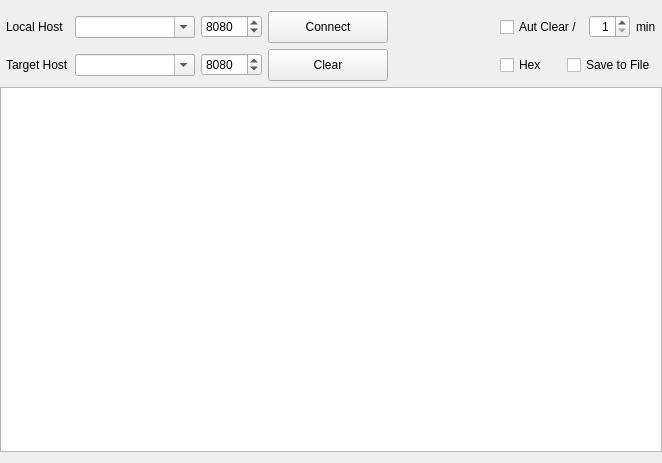
<?xml version="1.0" encoding="UTF-8"?>
<ui version="4.0">
 <class>LS_PageTcpClient</class>
 <widget class="QWidget" name="LS_PageTcpClient">
  <property name="geometry">
   <rect>
    <x>0</x>
    <y>0</y>
    <width>662</width>
    <height>463</height>
   </rect>
  </property>
  <property name="windowTitle">
   <string>Form</string>
  </property>
  <layout class="QVBoxLayout" name="verticalLayout_3" stretch="0,1">
   <property name="spacing">
    <number>6</number>
   </property>
   <property name="leftMargin">
    <number>0</number>
   </property>
   <property name="rightMargin">
    <number>0</number>
   </property>
   <item>
    <layout class="QHBoxLayout" name="horizontalLayout_5" stretch="0,1,0">
     <property name="leftMargin">
      <number>6</number>
     </property>
     <property name="rightMargin">
      <number>6</number>
     </property>
     <item>
      <layout class="QVBoxLayout" name="verticalLayout" stretch="1,1">
       <item>
        <layout class="QHBoxLayout" name="horizontalLayout" stretch="0,1,0,0,0">
         <item>
          <widget class="QLabel" name="labelLocal">
           <property name="text">
            <string>Local Host</string>
           </property>
          </widget>
         </item>
         <item>
          <spacer name="horizontalSpacer_3">
           <property name="orientation">
            <enum>Qt::Horizontal</enum>
           </property>
           <property name="sizeHint" stdset="0">
            <size>
             <width>0</width>
             <height>20</height>
            </size>
           </property>
          </spacer>
         </item>
         <item>
          <widget class="QComboBox" name="IPLocal">
           <property name="minimumSize">
            <size>
             <width>120</width>
             <height>0</height>
            </size>
           </property>
           <property name="maximumSize">
            <size>
             <width>120</width>
             <height>16777215</height>
            </size>
           </property>
           <property name="editable">
            <bool>true</bool>
           </property>
          </widget>
         </item>
         <item>
          <widget class="QSpinBox" name="PortLocal">
           <property name="maximum">
            <number>65535</number>
           </property>
           <property name="value">
            <number>8080</number>
           </property>
          </widget>
         </item>
         <item>
          <widget class="QPushButton" name="bnConnect">
           <property name="minimumSize">
            <size>
             <width>120</width>
             <height>32</height>
            </size>
           </property>
           <property name="text">
            <string>Connect</string>
           </property>
          </widget>
         </item>
        </layout>
       </item>
       <item>
        <layout class="QHBoxLayout" name="horizontalLayout_2" stretch="0,1,0,0,0">
         <item>
          <widget class="QLabel" name="labelTarget">
           <property name="text">
            <string>Target Host</string>
           </property>
          </widget>
         </item>
         <item>
          <spacer name="horizontalSpacer_4">
           <property name="orientation">
            <enum>Qt::Horizontal</enum>
           </property>
           <property name="sizeHint" stdset="0">
            <size>
             <width>0</width>
             <height>23</height>
            </size>
           </property>
          </spacer>
         </item>
         <item>
          <widget class="QComboBox" name="IPTarget">
           <property name="minimumSize">
            <size>
             <width>120</width>
             <height>0</height>
            </size>
           </property>
           <property name="maximumSize">
            <size>
             <width>120</width>
             <height>16777215</height>
            </size>
           </property>
           <property name="editable">
            <bool>true</bool>
           </property>
          </widget>
         </item>
         <item>
          <widget class="QSpinBox" name="PortTarget">
           <property name="maximum">
            <number>65535</number>
           </property>
           <property name="value">
            <number>8080</number>
           </property>
          </widget>
         </item>
         <item>
          <widget class="QPushButton" name="bnClear">
           <property name="minimumSize">
            <size>
             <width>120</width>
             <height>32</height>
            </size>
           </property>
           <property name="text">
            <string>Clear</string>
           </property>
          </widget>
         </item>
        </layout>
       </item>
      </layout>
     </item>
     <item>
      <spacer name="horizontalSpacer">
       <property name="orientation">
        <enum>Qt::Horizontal</enum>
       </property>
       <property name="sizeHint" stdset="0">
        <size>
         <width>40</width>
         <height>20</height>
        </size>
       </property>
      </spacer>
     </item>
     <item>
      <layout class="QVBoxLayout" name="verticalLayout_2" stretch="1,1">
       <item>
        <layout class="QHBoxLayout" name="horizontalLayout_3">
         <item>
          <widget class="QCheckBox" name="cbAutClear">
           <property name="minimumSize">
            <size>
             <width>0</width>
             <height>32</height>
            </size>
           </property>
           <property name="maximumSize">
            <size>
             <width>16777215</width>
             <height>32</height>
            </size>
           </property>
           <property name="text">
            <string>Aut Clear /</string>
           </property>
          </widget>
         </item>
         <item>
          <widget class="QSpinBox" name="sbAutClear">
           <property name="alignment">
            <set>Qt::AlignRight|Qt::AlignTrailing|Qt::AlignVCenter</set>
           </property>
           <property name="minimum">
            <number>1</number>
           </property>
          </widget>
         </item>
         <item>
          <widget class="QLabel" name="label">
           <property name="text">
            <string>min</string>
           </property>
          </widget>
         </item>
        </layout>
       </item>
       <item>
        <layout class="QHBoxLayout" name="horizontalLayout_4">
         <item>
          <widget class="QCheckBox" name="cbHex">
           <property name="minimumSize">
            <size>
             <width>0</width>
             <height>32</height>
            </size>
           </property>
           <property name="maximumSize">
            <size>
             <width>16777215</width>
             <height>32</height>
            </size>
           </property>
           <property name="text">
            <string>Hex</string>
           </property>
          </widget>
         </item>
         <item>
          <widget class="QCheckBox" name="cbSaveLog">
           <property name="text">
            <string>Save to File</string>
           </property>
          </widget>
         </item>
        </layout>
       </item>
      </layout>
     </item>
    </layout>
   </item>
   <item>
    <widget class="QTextEdit" name="RxData">
     <property name="readOnly">
      <bool>true</bool>
     </property>
     <property name="html">
      <string>&lt;!DOCTYPE HTML PUBLIC &quot;-//W3C//DTD HTML 4.0//EN&quot; &quot;http://www.w3.org/TR/REC-html40/strict.dtd&quot;&gt;
&lt;html&gt;&lt;head&gt;&lt;meta name=&quot;qrichtext&quot; content=&quot;1&quot; /&gt;&lt;style type=&quot;text/css&quot;&gt;
p, li { white-space: pre-wrap; }
&lt;/style&gt;&lt;/head&gt;&lt;body style=&quot; font-family:'.SF NS Text'; font-size:13pt; font-weight:400; font-style:normal;&quot;&gt;
&lt;p style=&quot;-qt-paragraph-type:empty; margin-top:0px; margin-bottom:0px; margin-left:0px; margin-right:0px; -qt-block-indent:0; text-indent:0px; font-family:'SimSun'; font-size:9pt;&quot;&gt;&lt;br /&gt;&lt;/p&gt;&lt;/body&gt;&lt;/html&gt;</string>
     </property>
    </widget>
   </item>
  </layout>
 </widget>
 <resources/>
 <connections>
  <connection>
   <sender>cbAutClear</sender>
   <signal>toggled(bool)</signal>
   <receiver>sbAutClear</receiver>
   <slot>setDisabled(bool)</slot>
   <hints>
    <hint type="sourcelabel">
     <x>415</x>
     <y>112</y>
    </hint>
    <hint type="destinationlabel">
     <x>485</x>
     <y>111</y>
    </hint>
   </hints>
  </connection>
  <connection>
   <sender>bnClear</sender>
   <signal>clicked()</signal>
   <receiver>LS_PageTcpClient</receiver>
   <slot>onLogCleared()</slot>
   <hints>
    <hint type="sourcelabel">
     <x>313</x>
     <y>45</y>
    </hint>
    <hint type="destinationlabel">
     <x>330</x>
     <y>231</y>
    </hint>
   </hints>
  </connection>
  <connection>
   <sender>LS_PageTcpClient</sender>
   <signal>clearLog()</signal>
   <receiver>RxData</receiver>
   <slot>clear()</slot>
   <hints>
    <hint type="sourcelabel">
     <x>330</x>
     <y>231</y>
    </hint>
    <hint type="destinationlabel">
     <x>330</x>
     <y>264</y>
    </hint>
   </hints>
  </connection>
  <connection>
   <sender>cbSaveLog</sender>
   <signal>toggled(bool)</signal>
   <receiver>LS_PageTcpClient</receiver>
   <slot>onSaveChanged(bool)</slot>
   <hints>
    <hint type="sourcelabel">
     <x>606</x>
     <y>44</y>
    </hint>
    <hint type="destinationlabel">
     <x>330</x>
     <y>231</y>
    </hint>
   </hints>
  </connection>
  <connection>
   <sender>cbAutClear</sender>
   <signal>toggled(bool)</signal>
   <receiver>LS_PageTcpClient</receiver>
   <slot>onAutClearChanged(bool)</slot>
   <hints>
    <hint type="sourcelabel">
     <x>551</x>
     <y>14</y>
    </hint>
    <hint type="destinationlabel">
     <x>330</x>
     <y>231</y>
    </hint>
   </hints>
  </connection>
  <connection>
   <sender>bnConnect</sender>
   <signal>clicked()</signal>
   <receiver>LS_PageTcpClient</receiver>
   <slot>onConnectClicked()</slot>
   <hints>
    <hint type="sourcelabel">
     <x>313</x>
     <y>23</y>
    </hint>
    <hint type="destinationlabel">
     <x>330</x>
     <y>231</y>
    </hint>
   </hints>
  </connection>
 </connections>
 <slots>
  <signal>clearLog()</signal>
  <slot>onLogCleared()</slot>
  <slot>onSaveChanged(bool)</slot>
  <slot>onAutClearChanged(bool)</slot>
  <slot>onConnectClicked()</slot>
 </slots>
</ui>
